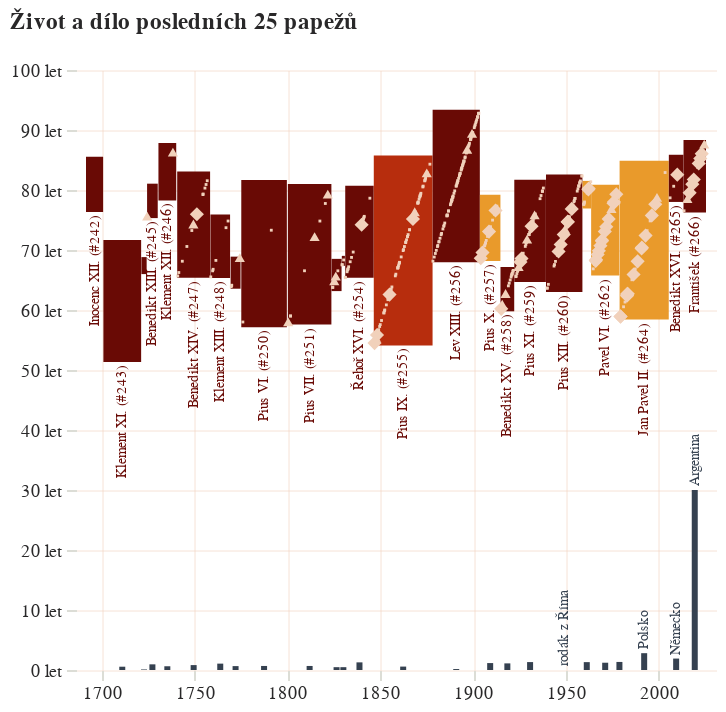

This figure's notebook cell:
### Code cell
razeni = ['konstituce','bula','encyklika']

graf_vzdalenost = alt.Chart(do_grafu.filter(pl.col('pontifikat_zacatek') > nejstarsi).to_pandas()).mark_bar(color='#354150',size=3).encode(
    alt.X("pontifikat_prostredek:T", title=None),
    alt.Y("vzdalenost_od_rima_podil:Q", title=None)
)

graf_vzdalenost_text = alt.Chart(do_grafu.filter(pl.col('pontifikat_zacatek') > nejstarsi).filter(~pl.col("odkud").is_null()).to_pandas()).mark_text(
    color='#354150',
    angle=270,
    baseline="middle",
    align="left",
    fontSize=7,
    font="Asap",
    dx=2,
).encode(
    alt.X("pontifikat_prostredek:T", title=None),
    alt.Y("vzdalenost_od_rima_podil:Q", title=None),
    alt.Text("odkud:N")
)


graf_udalosti = alt.Chart(
    udalosti.filter(pl.col("zacatek") > nejstarsi).to_pandas()
).mark_rect(
    color='#879BBB'
).encode(
    alt.X("zacatek:T"),
    alt.X2("konec:T")
)

text_udalosti = alt.Chart(
    udalosti.filter(pl.col("zacatek") > nejstarsi).to_pandas()
).mark_text(
    color='#354150',
    font='Asap',
    size=7.5,
    align='right',
    dx=3
).encode(
    alt.X("zacatek:T"),
    alt.Y("kam:Q"),
    alt.Text("udalost:N")
)

graf_dokumenty = alt.Chart(dokumenty.filter(pl.col('pontifikat_zacatek') > nejstarsi).to_pandas()).mark_point(
    filled=True,
    size=8,
    opacity=1,
    fill='#F1D1BB'
    #stroke='#F1D1BB',
    
).encode(
    alt.X('datum:T'),
    alt.Y('stari_pri_vydani:Q'),
    alt.Shape('dokument:N', legend=None, sort=razeni, 
              scale=alt.Scale(range=['diamond','triangle','square'])),
    alt.Size('dokument:N', scale=alt.Scale(range=[50,2,2]), sort=razeni, legend=None),
#    alt.Opacity('dokument:N')
)

finale = alt.layer(poslednich_50, graf_vzdalenost, graf_vzdalenost_text, graf_dokumenty).configure_view(stroke='transparent').configure_axis(grid=True, gridOpacity=0.6, gridWidth = 0.5, gridColor='#F1D1BB')

finale
